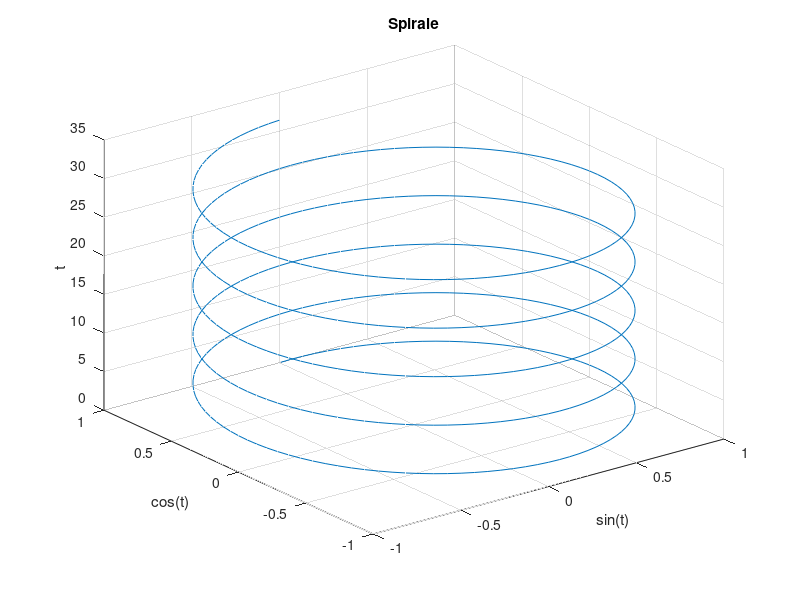

This figure's MATLAB source:
clear; clc; close all;

%% PARAMETRES
t = 0:pi/50:10*pi; % segment d'interet

%% AFFICHAGE
figure()
plot3(sin(t), cos(t), t);
grid on;
title("Spirale");
xlabel("sin(t)")
ylabel("cos(t)");
zlabel("t");